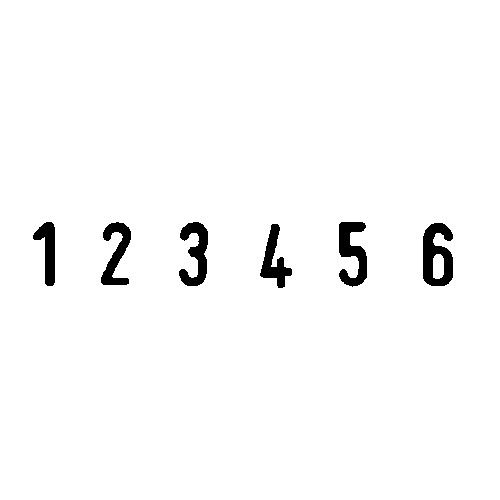
#> input picture test_image1.jfif, 500 x 500 px
$ jupyter execute --allow-errors 'Pattern Analysis.ipynb'
#> lines starting #> are read from the running program, lines starting #| are printed output that depends on the picture; after the words box and inside, x2 and y2 are one past the last pixel; in counts of white or black regions, pixels touching at a corner belong together
[cell 1]
import cv2
import numpy as np
from keras.datasets import mnist
from keras.layers import Dense, Flatten
from keras.layers.convolutional import Conv2D
from keras.models import Sequential
from keras.utils import to_categorical
import matplotlib.pyplot as plt

#> (a cell that did not finish here is left out)

#> (a cell that did not finish here is left out)

#> (a cell that did not finish here is left out)

#> (a cell that did not finish here is left out)

#> (a cell that did not finish here is left out)

#> (a cell that did not finish here is left out)

#> (a cell that did not finish here is left out)

#> (a cell that did not finish here is left out)

#> (a cell that did not finish here is left out)

#> (a cell that did not finish here is left out)

[cell 12]
image = cv2.imread('./test_image1.jfif')
#> image is the input picture: shape (500, 500, 3); min 0, max 255, mean 249
grey = cv2.cvtColor(image.copy(), cv2.COLOR_BGR2GRAY)
ret, thresh = cv2.threshold(grey.copy(), 75, 255, cv2.THRESH_BINARY_INV)
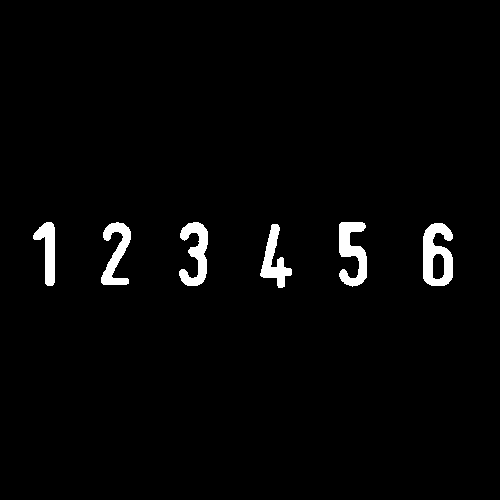
#> thresh: shape (500, 500); 2.3% white; 6 white regions
contours, _ = cv2.findContours(thresh.copy(), cv2.RETR_EXTERNAL, cv2.CHAIN_APPROX_SIMPLE)
#> contours = 6 contours; box (x1, y1, x2, y2) and area: (423, 223, 453, 286) 1421, (339, 222, 367, 287) 979, (179, 222, 208, 286) 900, (101, 222, 131, 285) 810, (260, 224, 292, 288) 753, (33, 222, 55, 286) 676
preprocessed_digits = []
for c in contours:
    x,y,w,h = cv2.boundingRect(c)

    # Creating a rectangle around the digit in the original image (for displaying the digits fetched via contours)
#     cv2.rectangle(image, (x,y), (x+w, y+h), color=(0, 255, 0), thickness=2)
    cv2.rectangle(image, (x,y), (x+w, y+h), color=(0, 255, 0), thickness=2)

    # Cropping out the digit from the image corresponding to the current contours in the for loop
    digit = thresh[y:y+h, x:x+w]

    # Resizing that digit to (18, 18)
    resized_digit = cv2.resize(digit, (18,18))

    # Padding the digit with 5 pixels of black color (zeros) in each side to finally produce the image of (28, 28)
    padded_digit = np.pad(resized_digit, ((5,5),(5,5)), "constant", constant_values=0)

    # Adding the preprocessed digit to the list of preprocessed digits
    preprocessed_digits.append(padded_digit)
#> this loop made 6 passes
#> (x, y, w, h) on passes 1 to 6: (260, 224, 32, 64), (423, 223, 30, 63), (339, 222, 28, 65), (179, 222, 29, 64), (101, 222, 30, 63), (33, 222, 22, 64)
#> pass 1, `digit = thresh[y:y+h, x:x+w]`:
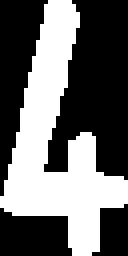
#> digit: shape (64, 32) (shown 4 times larger); 41.4% white; 1 white region, box (x1, y1, x2, y2) and area: (0, 0, 32, 64) 848
#> pass 1, `padded_digit = np.pad(resized_digit, ((5,5),(5,5)), "constant", consta..`:
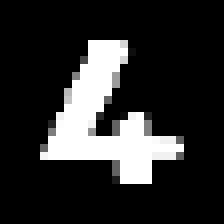
#> padded_digit: shape (28, 28) (shown 8 times larger); min 0, max 255, mean 44.1
#> pass 2, `digit = thresh[y:y+h, x:x+w]`:
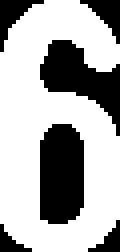
#> digit: shape (63, 30) (shown 4 times larger); 66.9% white; 6 black regions, box (x1, y1, x2, y2) and area: (10, 31, 21, 56) 251, (10, 10, 30, 34) 219, (0, 0, 11, 13) 53, (20, 0, 30, 11) 49, (22, 55, 30, 63) 29, (0, 56, 8, 63) 25
#> pass 2, `padded_digit = np.pad(resized_digit, ((5,5),(5,5)), "constant", consta..`:
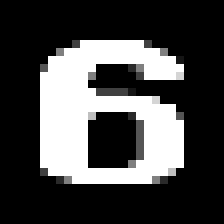
#> padded_digit: shape (28, 28) (shown 8 times larger); min 0, max 255, mean 70.2
#> after the loop:
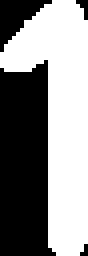
#> digit: shape (64, 22) (shown 4 times larger); 53.5% white; 4 black regions (2 under 20 px), largest, box (x1, y1, x2, y2) and area: (0, 15, 14, 64) 564, (0, 0, 13, 13) 79
#> after the loop:
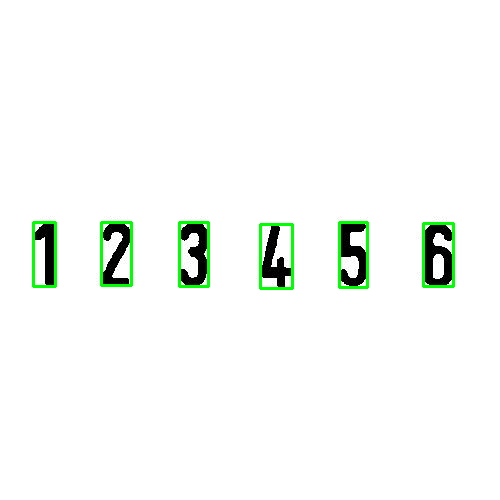
#> image: shape (500, 500, 3); 1.32% of pixels changed, all inside (x1, y1, x2, y2) = (32, 221, 455, 290)
#> after the loop, preprocessed_digits = 6 items
print("\n\n\n----------------Contoured Image--------------------")
plt.imshow(image, cmap="gray")
plt.show()

inp = np.array(preprocessed_digits)
